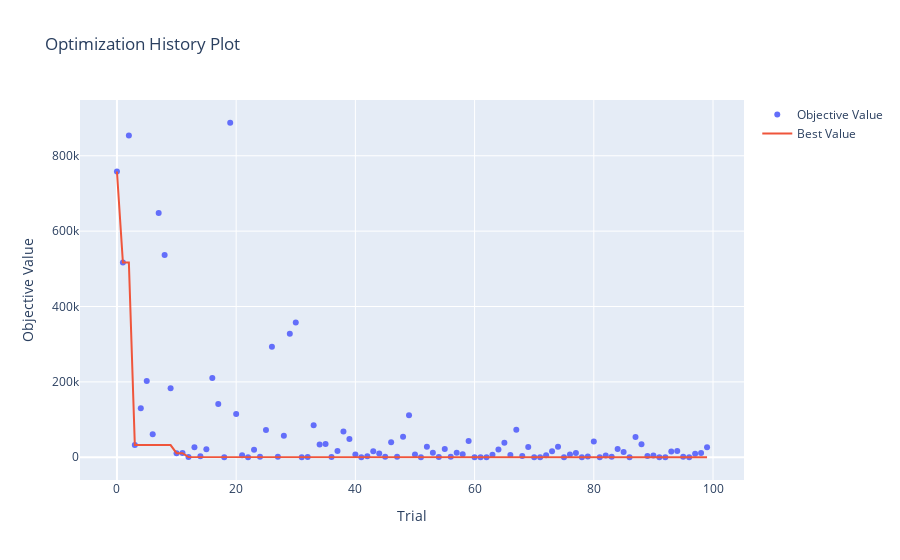

Write notebook code for a chart like this one.
### Code cell
plot_optimization_history(study)
